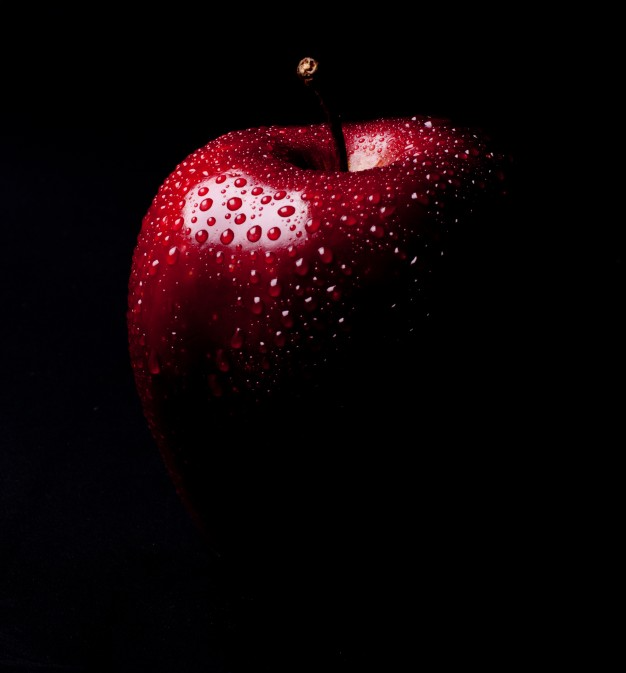
#> input picture Changing all pixel in a image/image.png, 626 x 673 px
$ python 'Change the color a picture.py'
#> lines starting #> are read from the running program, lines starting #| are printed output that depends on the picture
from PIL import Image
img = Image.open("image.png")
#> img is the input picture: PIL image 626x673 RGBA; mean R, G, B, A 15.2, 4.3, 6.7, 255
largeur_image=500
hauteur_image=500
for y in range(hauteur_image):
    for x in range(largeur_image):
        rgb = img.getpixel((x,y))[:3]
        r, v, b = rgb
        n_r=v
        n_v=b
        n_b=r
        img.putpixel((x,y),(n_r,n_v,n_b))
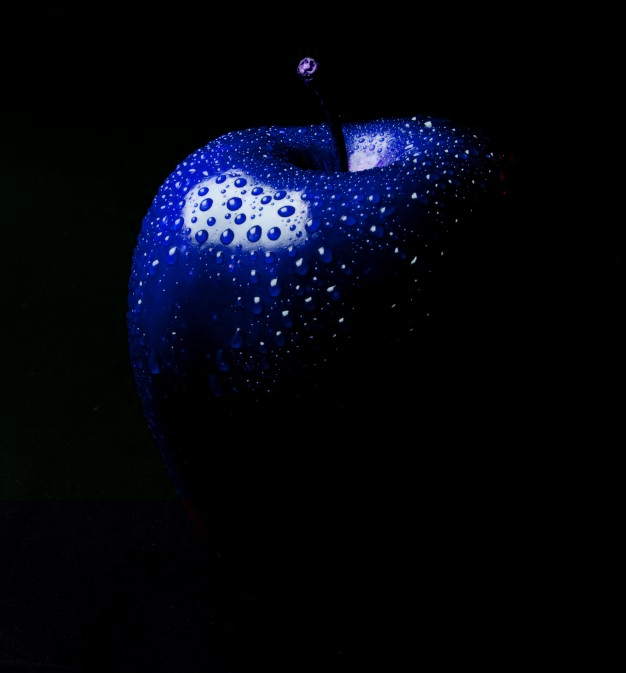
#> img: PIL image 626x673 RGBA; mean R, G, B, A 4.3, 6.5, 15.4, 255
img.show()
img.save("image_modifiee.png")
